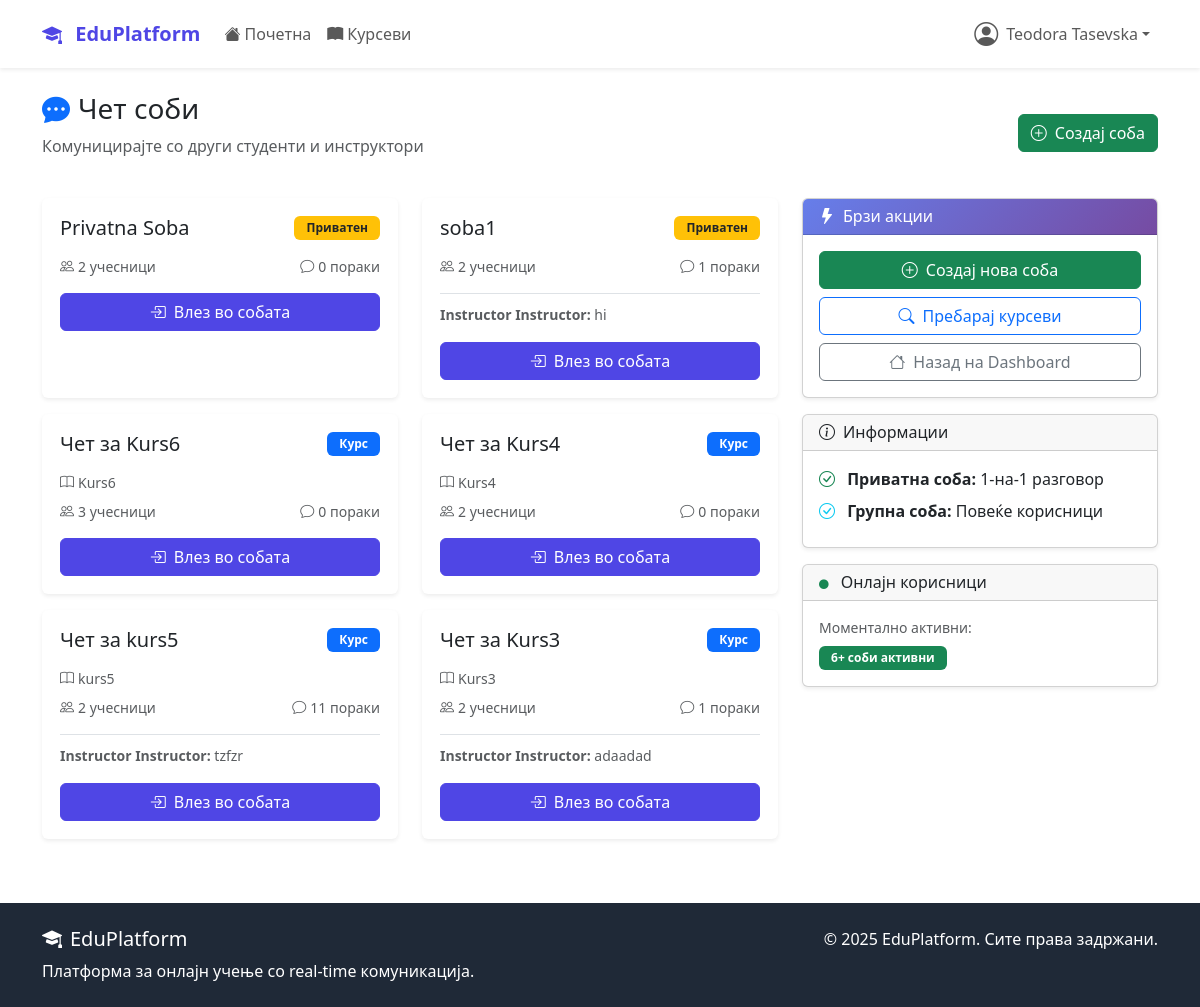
Page /chat/ (signed in) on the earlier database version.
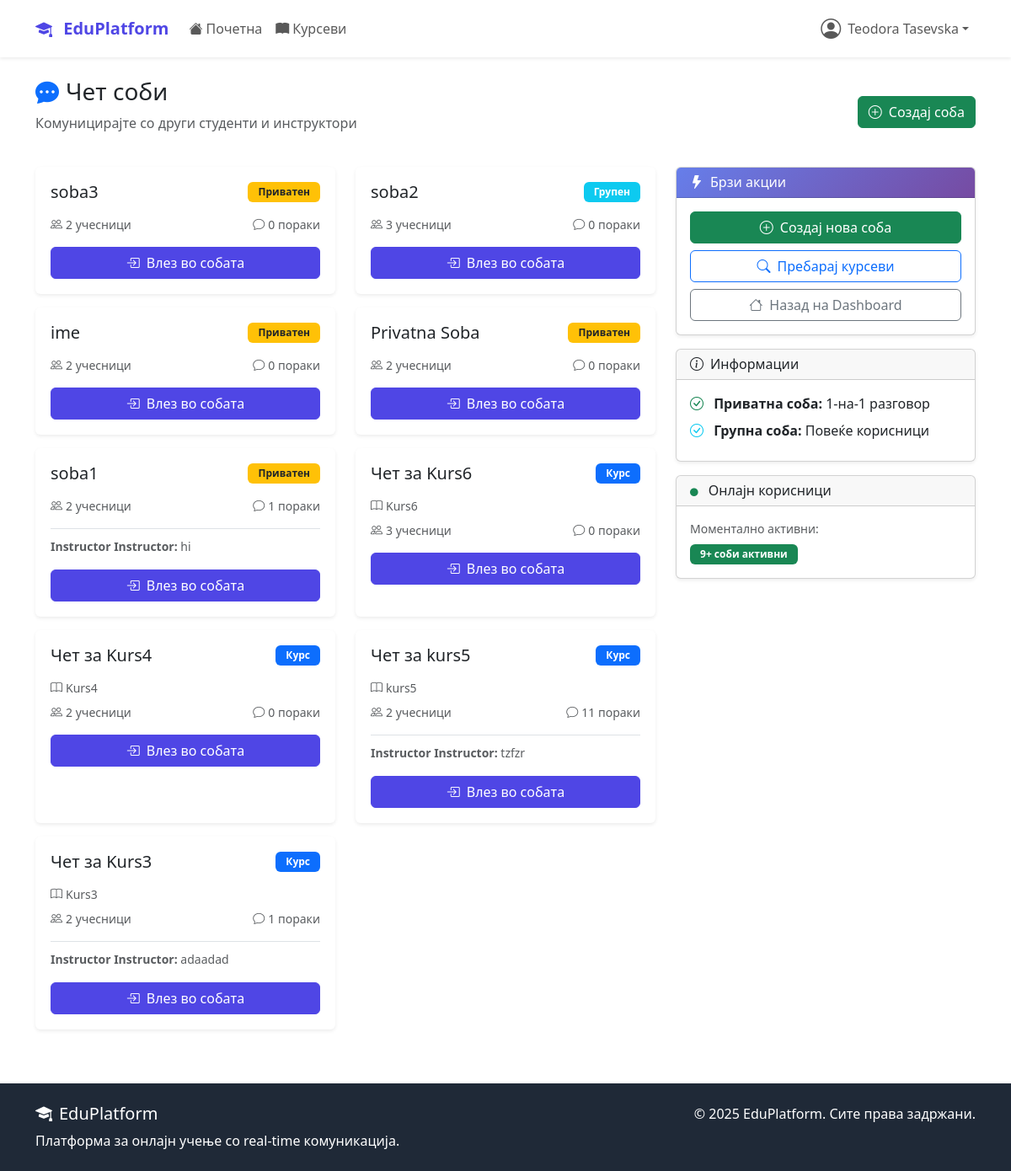
Same page on the later database version.
### accounts/models.py (models this page shows, shortened)
class User(AbstractUser):
    USER_TYPE_CHOICES = (
        ('student', 'Студент'),
        ('instructor', 'Инструктор'),
        ('admin', 'Администратор'),
    )
    user_type = models.CharField(
        max_length=20,
        choices=USER_TYPE_CHOICES,
        default='student'
    )
    bio = models.TextField(max_length=500, blank=True)
    profile_picture = models.ImageField(
        upload_to='profile_pics/',
        blank=True,  # Додадено
        null=True    # Додадено
    )
    birth_date = models.DateField(null=True, blank=True)
    phone_number = models.CharField(max_length=15, blank=True)
    created_at = models.DateTimeField(auto_now_add=True)
    updated_at = models.DateTimeField(auto_now=True)

### chat/models.py (models this page shows, shortened)
class ChatRoom(models.Model):
    ROOM_TYPE_CHOICES = (
        ('course', 'Курс'),
        ('private', 'Приватен'),
        ('group', 'Групен'),
        ('general', 'Општ'),
    )
    name = models.CharField(max_length=100)
    room_type = models.CharField(max_length=20, choices=ROOM_TYPE_CHOICES)
    course = models.OneToOneField(
        Course,
        on_delete=models.CASCADE,
        null=True,
        blank=True,
        related_name='chat_room'
    )
    participants = models.ManyToManyField(
        settings.AUTH_USER_MODEL,
        related_name='chat_rooms'
    )
    created_by = models.ForeignKey(
        settings.AUTH_USER_MODEL,
        on_delete=models.CASCADE,
        related_name='created_rooms'
    )
    is_active = models.BooleanField(default=True)
    created_at = models.DateTimeField(auto_now_add=True)
    def get_latest_message(self):
        return self.messages.order_by('-timestamp').first()

class Message(models.Model):
    MESSAGE_TYPE_CHOICES = (
        ('text', 'Текст'),
        ('file', 'Фајл'),
        ('image', 'Слика'),
        ('system', 'Системска'),
    )
    room = models.ForeignKey(ChatRoom, on_delete=models.CASCADE, related_name='messages')
    sender = models.ForeignKey(
        settings.AUTH_USER_MODEL,
        on_delete=models.CASCADE,
        related_name='sent_messages'
    )
    content = models.TextField()
    message_type = models.CharField(max_length=20, choices=MESSAGE_TYPE_CHOICES, default='text')
    file_attachment = models.FileField(upload_to='chat_files/', blank=True, null=True)
    reply_to = models.ForeignKey(
        'self',
        on_delete=models.CASCADE,
        null=True,
        blank=True,
        related_name='replies'
    )
    is_edited = models.BooleanField(default=False)
    edited_at = models.DateTimeField(null=True, blank=True)
    timestamp = models.DateTimeField(auto_now_add=True)
    class Meta:
        ordering = ['timestamp']

### courses/models.py (models this page shows, shortened)
class Course(models.Model):
    DIFFICULTY_CHOICES = (
        ('beginner', 'Почетник'),
        ('intermediate', 'Средно'),
        ('advanced', 'Напредно'),
    )
    STATUS_CHOICES = (
        ('draft', 'Нацрт'),
        ('published', 'Објавен'),
        ('archived', 'Архивиран'),
    )
    title = models.CharField(max_length=200)
    slug = models.SlugField(unique=True, blank=True, max_length=250)
    description = models.TextField()
    instructor = models.ForeignKey(
        settings.AUTH_USER_MODEL,
        on_delete=models.CASCADE,
        related_name='courses_taught'
    )
    category = models.ForeignKey(Category, on_delete=models.CASCADE)
    thumbnail = models.ImageField(upload_to='course_thumbnails/', blank=True)
    price = models.DecimalField(max_digits=8, decimal_places=2, default=0.00)
    difficulty = models.CharField(max_length=20, choices=DIFFICULTY_CHOICES)
    status = models.CharField(max_length=20, choices=STATUS_CHOICES, default='published')
    duration_hours = models.PositiveIntegerField(help_text="Должина во часови")
    max_students = models.PositiveIntegerField(null=True, blank=True)
    requirements = models.TextField(blank=True, help_text="Предуслови за курсот")
    what_you_learn = models.TextField(help_text="Што ќе научат студентите")
    created_at = models.DateTimeField(auto_now_add=True)
    updated_at = models.DateTimeField(auto_now=True)
    class Meta:
        ordering = ['-created_at']

### chat/views.py (the view, shortened to what this page needs)
# urls.py: path('', views.ChatListView.as_view(), name='list'),
class ChatListView(LoginRequiredMixin, ListView):
    model = ChatRoom
    template_name = 'chat/list.html'
    context_object_name = 'chat_rooms'
    def get_queryset(self):
        user = self.request.user
        return ChatRoom.objects.filter(
            participants=user,
            is_active=True
        ).annotate(
            message_count=Count('messages')
        ).order_by('-created_at')
    def get_context_data(self, **kwargs):
        context = super().get_context_data(**kwargs)
        user = self.request.user
        chat_settings, created = UserChatSettings.objects.get_or_create(user=user)
        context['chat_settings'] = chat_settings
        return context

### templates/chat/list.html (shortened to what this page needs)
{% extends 'base.html' %}
{% block content %}
<div class="container mt-4">
    <div class="d-flex justify-content-between align-items-center mb-4">
        <div>
            <h3><i class="bi bi-chat-dots-fill me-2 text-primary"></i>Чет соби</h3>
            <p class="text-muted">Комуницирајте со други студенти и инструктори</p>
        </div>
        <a href="{% url 'chat:create_room' %}" class="btn btn-success">
            <i class="bi bi-plus-circle me-2"></i>Создај соба
        </a>
    </div>
    <div class="row">
        <div class="col-md-8">
            {% if chat_rooms %}
                <div class="row">
                    {% for room in chat_rooms %}
                    <div class="col-md-6 mb-3">
                        <div class="card chat-room-card h-100 shadow-sm">
                            <div class="card-body">
                                <div class="d-flex justify-content-between align-items-start mb-2">
                                    <h5 class="card-title">{{ room.name }}</h5>
                                    {% if room.room_type == 'course' %}
                                        <span class="badge bg-primary">{{ room.get_room_type_display }}</span>
                                    {% elif room.room_type == 'private' %}
                                        <span class="badge bg-warning text-dark">{{ room.get_room_type_display }}</span>
                                    {% else %}
                                        <span class="badge bg-info">{{ room.get_room_type_display }}</span>
                                    {% endif %}
                                </div>
                                {% if room.course %}
                                    <p class="text-muted small mb-2">
                                        <i class="bi bi-book me-1"></i>{{ room.course.title }}
                                    </p>
                                {% endif %}
                                <div class="d-flex justify-content-between align-items-center text-muted small mb-3">
                                    <span>
                                        <i class="bi bi-people me-1"></i>{{ room.participants.count }} учесници
                                    </span>
                                    <span>
                                        <i class="bi bi-chat me-1"></i>{{ room.message_count }} пораки
                                    </span>
                                </div>
                                {% with latest_message=room.get_latest_message %}
                                {% if latest_message %}
                                    <div class="border-top pt-2 mb-3">
                                        <small class="text-muted">
                                            <strong>{{ latest_message.sender.get_full_name|default:latest_message.sender.username }}:</strong>
                                            {{ latest_message.content|truncatewords:8 }}
                                        </small>
                                    </div>
                                {% endif %}
                                {% endwith %}
                                <a href="{% url 'chat:room' room.id %}" class="btn btn-primary w-100">
                                    <i class="bi bi-box-arrow-in-right me-2"></i>Влез во собата
                                </a>
                            </div>
                        </div>
                    </div>
                    {% endfor %}
                </div>
            {% endif %}
        </div>
        <div class="col-md-4">
            <div class="card shadow-sm mb-3">
                <div class="card-header bg-primary text-white">
                    <h6 class="mb-0"><i class="bi bi-lightning-fill me-2"></i>Брзи акции</h6>
                </div>
                <div class="card-body">
                    <div class="d-grid gap-2">
                        <a href="{% url 'chat:create_room' %}" class="btn btn-success">
                            <i class="bi bi-plus-circle me-2"></i>Создај нова соба
                        </a>
                        <a href="{% url 'courses:list' %}" class="btn btn-outline-primary">
                            <i class="bi bi-search me-2"></i>Пребарај курсеви
                        </a>
                        <a href="{% url 'dashboard:home' %}" class="btn btn-outline-secondary">
                            <i class="bi bi-house me-2"></i>Назад на Dashboard
                        </a>
                    </div>
                </div>
            </div>
            <div class="card shadow-sm mb-3">
                <div class="card-header">
                    <h6 class="mb-0"><i class="bi bi-info-circle me-2"></i>Информации</h6>
                </div>
                <div class="card-body">
                    <ul class="list-unstyled mb-0">
                        <li class="mb-2">
                            <i class="bi bi-check-circle text-success me-2"></i>
                            <strong>Приватна соба:</strong> 1-на-1 разговор
                        </li>
                        <li class="mb-2">
                            <i class="bi bi-check-circle text-info me-2"></i>
                            <strong>Групна соба:</strong> Повеќе корисници
                        </li>
                    </ul>
                </div>
            </div>
            <div class="card shadow-sm mt-3">
                <div class="card-header">
                    <h6 class="mb-0">
                        <i class="bi bi-circle-fill text-success me-2" style="font-size: 0.6rem;"></i>
                        Онлајн корисници
                    </h6>
                </div>
                <div class="card-body">
                    <p class="small text-muted mb-2">Моментално активни:</p>
                    <div class="d-flex align-items-center">
                        <div class="avatar-group">
                            <span class="badge bg-success">{{ chat_rooms|length }}+ соби активни</span>
                        </div>
                    </div>
                </div>
            </div>
        </div>
    </div>
</div>
{% endblock %}

### templates/base.html (shortened to what this page needs)
<!DOCTYPE html>
<html lang="mk">
<head>
    <link href="https://cdn.jsdelivr.net/npm/bootstrap@5.3.2/dist/css/bootstrap.min.css" rel="stylesheet">
    <link rel="stylesheet" href="https://cdn.jsdelivr.net/npm/bootstrap-icons@1.11.1/font/bootstrap-icons.css">
</head>
<body class="d-flex flex-column min-vh-100">
    <nav class="navbar navbar-expand-lg navbar-light bg-white shadow-sm">
        <div class="container">
            <a class="navbar-brand" href="{% url 'dashboard:home' %}">
                <i class="bi bi-mortarboard-fill me-2"></i>
                EduPlatform
            </a>
            <div class="collapse navbar-collapse" id="navbarNav">
                <ul class="navbar-nav me-auto">
                    <li class="nav-item">
                        <a class="nav-link" href="{% url 'dashboard:home' %}">
                            <i class="bi bi-house-fill me-1"></i>Почетна
                        </a>
                    </li>
                    <li class="nav-item">
                        <a class="nav-link" href="{% url 'courses:list' %}">
                            <i class="bi bi-book-fill me-1"></i>Курсеви
                        </a>
                    </li>
                </ul>
                <ul class="navbar-nav">
                    {% if user.is_authenticated %}
                        <li class="nav-item dropdown">
                            <a class="nav-link dropdown-toggle d-flex align-items-center" href="#"
                               id="navbarDropdown" role="button" data-bs-toggle="dropdown">
                                {% if user.profile_picture %}
                                    <img src="{{ user.profile_picture.url }}" alt="Профил"
                                         class="rounded-circle me-2" width="32" height="32">
                                {% else %}
                                    <i class="bi bi-person-circle me-2 fs-4"></i>
                                {% endif %}
                                {{ user.get_full_name|default:user.username }}
                            </a>
                        </li>
                    {% endif %}
                </ul>
            </div>
        </div>
    </nav>
    <main class="flex-grow-1">
        {% block content %}{% endblock %}
    </main>
    <footer class="footer mt-5 py-4">
        <div class="container">
            <div class="row">
                <div class="col-md-6">
                    <h5><i class="bi bi-mortarboard-fill me-2"></i>EduPlatform</h5>
                    <p class="mb-0">Платформа за онлајн учење со real-time комуникација.</p>
                </div>
                <div class="col-md-6 text-md-end">
                    <p class="mb-0">&copy; 2025 EduPlatform. Сите права задржани.</p>
                </div>
            </div>
        </div>
    </footer>
</body>
</html>

### templates/base.html (style rules this page uses)
:root { --primary-color: #4f46e5; --secondary-color: #6366f1; --success-color: #10b981; --warning-color: #f59e0b; --danger-color: #ef4444; --dark-color: #1f2937; --light-color: #f8fafc; }
.navbar-brand { font-weight: bold; color: var(--primary-color) !important; }
.navbar { z-index: 1030 !important; position: sticky; top: 0; }
.navbar-nav .nav-item.dropdown { position: relative; z-index: 1050 !important; }
.btn-primary { background-color: var(--primary-color); border-color: var(--primary-color); }
.footer { background-color: var(--dark-color); color: white; margin-top: auto; }
main .card { position: relative; z-index: 1; }

### templates/chat/list.html (style rules this page uses)
.chat-room-card { transition: all 0.3s ease; border: 2px solid transparent; }
.avatar-group { display: flex; align-items: center; }
.badge { font-weight: 600; padding: 6px 12px; }
.card-header.bg-primary { background: linear-gradient(135deg, #667eea 0%, #764ba2 100%) !important; }

Differences in the rows shown:
added ChatRoom: name "soba3", room_type "Приватен", participants.count "2", message_count "0"
added ChatRoom: name "soba2", room_type "Групен", participants.count "3", message_count "0"
added ChatRoom: name "ime", room_type "Приватен", participants.count "2", message_count "0"
Other differences:
{{ chat_rooms|length }}: "6" → "9"
